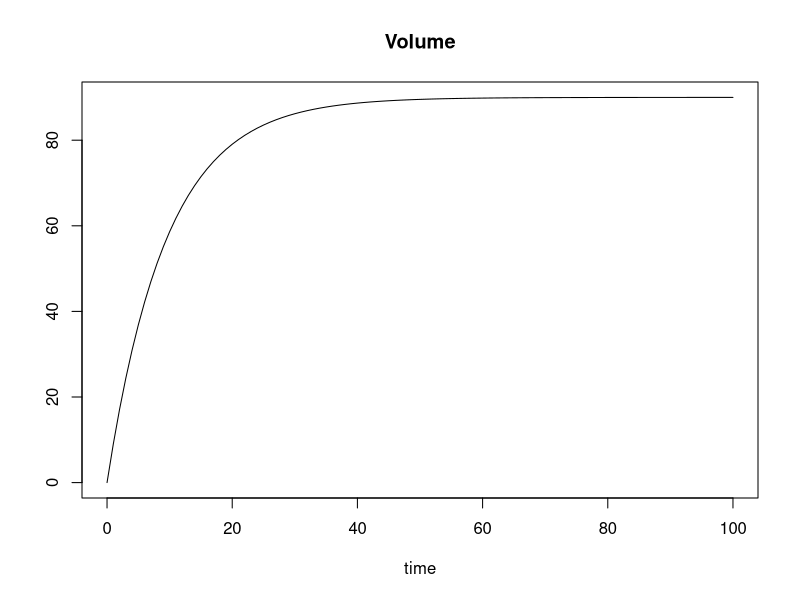

The R source for this figure:
## ---- chunk 1
knitr::opts_chunk$set(echo = FALSE)
knitr::opts_chunk$set(cache = TRUE)
## ---- chunk 2
## Formule: dY <-  10 - 0.1 * (Y+10)

Y <- 0
V <-  10 - 0.1 * 10
dY <- 0.1
dataset <- data.frame(Y, V, dY)

Y <- 1
while (round(dY, digits = 5) != 0){
  dY <- 10 - (0.1 * (V+10))
  V <- V + dY
  df <- data.frame(Y, V, dY)
  dataset <- rbind(dataset, df)
  Y <- Y + 1
}
## ---- chunk 3
library(deSolve)
## ---- chunk 4
## Create parameters
parameters <- c(addVolume = 10, pV = 0.1)

## Define model
volume <- function(t, y, parms){
  with(as.list(parms),{
    dY <- addVolume - pV * (y + addVolume)
    return(list(dY))
  })
}

## Initial state
state <- c(Volume = 0)

## Timeframe
times <- seq(0, 100, by = 1)

out <- ode(times = times, y = state, parms = parameters, func = volume, method = "euler")
plot(out)
